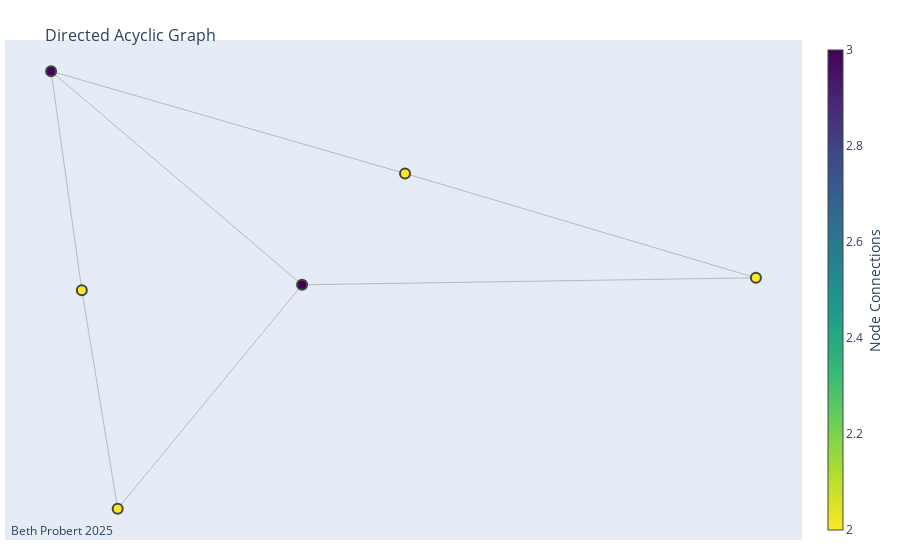

Notebook cell for this chart:
### Code cell
# Create traces
edge_x = []
edge_y = []

# Collects x/y coordinates for the edges to draw lines between connected nodes. 
# The None added after every edge prevents Plotly from drawing a line between unrelated edges (standard Plotly trick).
for edge in G.edges():
    x0, y0 = G.nodes[edge[0]]['pos']
    x1, y1 = G.nodes[edge[1]]['pos']
    edge_x.append(x0)
    edge_x.append(x1)
    edge_x.append(None)
    edge_y.append(y0)
    edge_y.append(y1)
    edge_y.append(None)

# hoverinfo='none' disables hover for edges.
edge_trace = go.Scatter(
    x=edge_x, y=edge_y,
    line=dict(width=0.5, color='#888'),
    hoverinfo='none',
    mode='lines')

node_x = []
node_y = []
for node in G.nodes():
    x, y = G.nodes[node]['pos']
    node_x.append(x)
    node_y.append(y)

node_trace = go.Scatter(
    x=node_x, y=node_y,
    mode='markers',
    hoverinfo='text',
    marker=dict(
        showscale=True,
        # colorscale options
        #'Greys' | 'YlGnBu' | 'Greens' | 'YlOrRd' | 'Bluered' | 'RdBu' |
        #'Reds' | 'Blues' | 'Picnic' | 'Rainbow' | 'Portland' | 'Jet' |
        #'Hot' | 'Blackbody' | 'Earth' | 'Electric' | 'Viridis' |
        colorscale='Viridis',
        reversescale=True,
        color=[],
        size=10,
        colorbar=dict(
            thickness=15,
            title=dict(
              text='Node Connections',
              side='right'
            ),
            xanchor='left',
        ),
        line_width=2))

# Add Colour
node_adjacencies = []
node_text = []
for node in G.nodes():
    degree = G.degree(node)
    node_adjacencies.append(degree)
    node_text.append(f'# of connections: {degree}')

node_trace.marker.color = node_adjacencies
node_trace.text = node_text

# Create graph
fig = go.Figure(data=[edge_trace, node_trace],
             layout=go.Layout(
                title=dict(
                    text="<br>Directed Acyclic Graph",
                    font=dict(
                        size=16
                    )
                ),
                showlegend=False,
                hovermode='closest',
                margin=dict(b=20,l=5,r=5,t=40),
                annotations=[ dict(
                    text="Beth Probert 2025",
                    showarrow=False,
                    xref="paper", yref="paper",
                    x=0.005, y=-0.002 ) ],
                xaxis=dict(showgrid=False, zeroline=False, showticklabels=False),
                yaxis=dict(showgrid=False, zeroline=False, showticklabels=False))
                )
fig.show()

### Figure 1 — Plotly figure (JSON) as saved in the notebook; plotly's stock layout.template omitted (floating-point values rounded to 4 significant figures)
{"data": [{"hoverinfo": "none", "line": {"color": "#888", "width": 0.5}, "mode": "lines", "type": "scatter", "x": [0.03504, -0.3571, null, 0.03504, -0.4986, null, 0.03504, 1, null, -0.4333, -0.3571, null, -0.4333, -0.4986, null, 0.2539, -0.4986, null, 0.2539, 1, null], "y": [-0.06995, -0.9868, null, -0.06995, 0.8044, null, -0.06995, -0.04125, null, -0.09241, -0.9868, null, -0.09241, 0.8044, null, 0.3861, 0.8044, null, 0.3861, -0.04125, null]}, {"hoverinfo": "text", "marker": {"color": [3, 2, 3, 2, 2, 2], "colorbar": {"thickness": 15, "title": {"side": "right", "text": "Node Connections"}, "xanchor": "left"}, "colorscale": [[0, "#440154"], [0.1111, "#482878"], [0.2222, "#3e4989"], [0.3333, "#31688e"], [0.4444, "#26828e"], [0.5556, "#1f9e89"], [0.6667, "#35b779"], [0.7778, "#6ece58"], [0.8889, "#b5de2b"], [1, "#fde725"]], "line": {"width": 2}, "reversescale": true, "showscale": true, "size": 10}, "mode": "markers", "text": ["# of connections: 3", "# of connections: 2", "# of connections: 3", "# of connections: 2", "# of connections: 2", "# of connections: 2"], "type": "scatter", "x": [0.03504, -0.3571, -0.4986, 1, -0.4333, 0.2539], "y": [-0.06995, -0.9868, 0.8044, -0.04125, -0.09241, 0.3861]}], "layout": {"annotations": [{"showarrow": false, "text": "Beth Probert 2025", "x": 0.005, "xref": "paper", "y": -0.002, "yref": "paper"}], "hovermode": "closest", "margin": {"b": 20, "l": 5, "r": 5, "t": 40}, "showlegend": false, "title": {"font": {"size": 16}, "text": "<br>Directed Acyclic Graph"}, "xaxis": {"showgrid": false, "showticklabels": false, "zeroline": false}, "yaxis": {"showgrid": false, "showticklabels": false, "zeroline": false}}}
